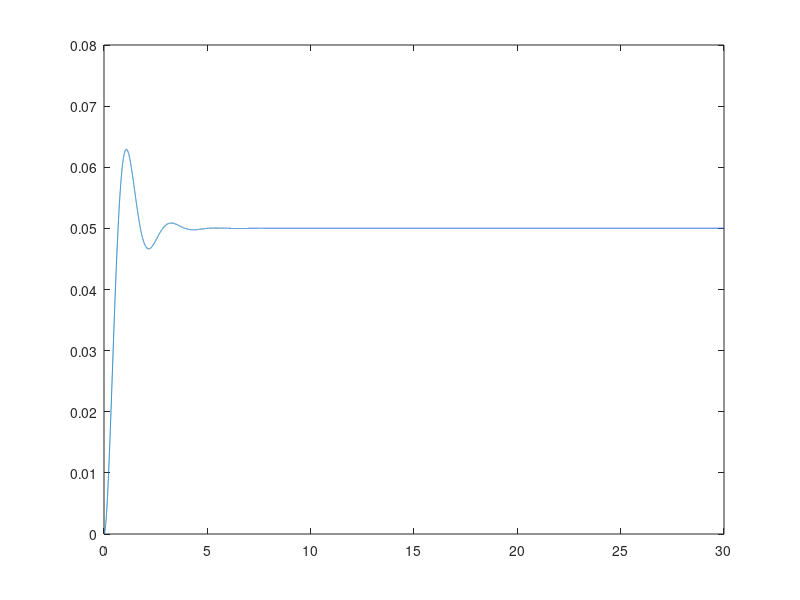

Write the MATLAB code that produced this figure.
m = 2 %kg
k = 20 %N/m
b = 5 %Ns/m

s = tf('s')
h = (1/m)/(s^2+k/m+(b*s)/m)

% Natural frequency and damping coeff

w_n = sqrt(k/m);
z =b/(2*m*w_n);
[wn,zeta] = damp(h);

dt = 0.001;
t = 0:dt:30;
y = step(h,t);
plot(t,y);

% Find all responses outside of settling band
idx = y >y(end)*1.05 | y< y(end)*0.95;
% last of those+ time step should be the settling time
tx = t(idx); tx(end) + dt
% overshoot in %
max(y)/y(end)*100-100
%rise time 10-90%
idx1 = y>y(end)*0.1;
idx2 = y>y(end)*0.9;
tidx1 = t(idx1); tidx2 = t(idx2); tidx2(1)-tidx1(1)
tidx1(1)




